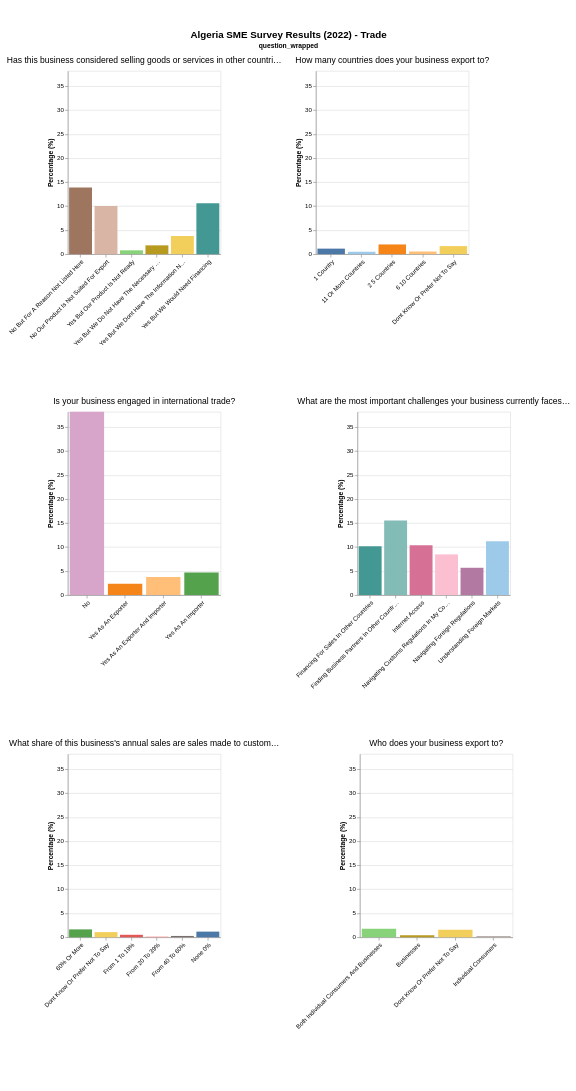

This figure's notebook cell:
### Markdown cell above
## Trade

### Code cell
chart = create_category_chart('Trade', combined_df)
display(chart)

### Figure 1 — Vega-Lite specification as saved in the notebook (floating-point values rounded to 4 significant figures)
{"config": {"view": {"continuousWidth": 300, "continuousHeight": 300}, "padding": {"left": 10, "right": 10, "top": 50, "bottom": 100}}, "data": {"name": "data-a8b777184a9b7d67d51ce9d7b9af3034"}, "facet": {"field": "question_wrapped", "header": {"labelFontSize": 14, "labelLimit": 450, "labelLineHeight": 16, "titleOrient": "top"}, "type": "nominal"}, "spec": {"mark": {"type": "bar"}, "encoding": {"color": {"field": "response", "legend": null, "scale": {"scheme": "tableau20"}, "type": "nominal"}, "tooltip": [{"field": "question", "title": "Question", "type": "nominal"}, {"field": "response", "title": "Response", "type": "nominal"}, {"field": "value", "format": ".1f", "title": "Percentage", "type": "quantitative"}], "x": {"axis": {"labelAlign": "right", "labelAngle": -45, "labelLimit": 200}, "field": "response", "title": null, "type": "nominal"}, "y": {"field": "value", "scale": {"domain": [0, 38.17]}, "title": "Percentage (%)", "type": "quantitative"}}, "height": 300, "width": 250}, "columns": 2, "resolve": {"scale": {"x": "independent", "y": "independent"}}, "spacing": {"row": 80, "column": 20}, "title": {"text": "Algeria SME Survey Results (2022) - Trade", "fontSize": 16, "fontWeight": "bold", "anchor": "middle"}, "$schema": "https://vega.github.io/schema/vega-lite/v6.1.0.json", "datasets": {"data-a8b777184a9b7d67d51ce9d7b9af3034": [{"category": "Trade", "question": "Is your business engaged in international trade?", "response": "No", "value": 38.17, "question_wrapped": "Is your business engaged in international trade?"}, {"category": "Trade", "question": "Is your business engaged in international trade?", "response": "Yes As An Exporter And Importer", "value": 3.79, "question_wrapped": "Is your business engaged in international trade?"}, {"category": "Trade", "question": "Is your business engaged in international trade?", "response": "Yes As An Importer", "value": 4.707, "question_wrapped": "Is your business engaged in international trade?"}, {"category": "Trade", "question": "Is your business engaged in international trade?", "response": "Yes As An Exporter", "value": 2.38, "question_wrapped": "Is your business engaged in international trade?"}, {"category": "Trade", "question": "Has this business considered selling goods or services in other\ncountries?", "response": "Yes But We Dont Have The Information Needed", "value": 3.79, "question_wrapped": "Has this business considered selling goods or services in other countries?"}, {"category": "Trade", "question": "Has this business considered selling goods or services in other\ncountries?", "response": "Yes But We Would Need Financing", "value": 10.63, "question_wrapped": "Has this business considered selling goods or services in other countries?"}, {"category": "Trade", "question": "Has this business considered selling goods or services in other\ncountries?", "response": "Yes But Our Product Is Not Ready", "value": 0.8015, "question_wrapped": "Has this business considered selling goods or services in other countries?"}, {"category": "Trade", "question": "Has this business considered selling goods or services in other\ncountries?", "response": "Yes But We Do Not Have The Necessary Skills", "value": 1.839, "question_wrapped": "Has this business considered selling goods or services in other countries?"}, {"category": "Trade", "question": "Has this business considered selling goods or services in other\ncountries?", "response": "No Our Product Is Not Suited For Export", "value": 10.02, "question_wrapped": "Has this business considered selling goods or services in other countries?"}, {"category": "Trade", "question": "Has this business considered selling goods or services in other\ncountries?", "response": "No But For A Reason Not Listed Here", "value": 13.9, "question_wrapped": "Has this business considered selling goods or services in other countries?"}, {"category": "Trade", "question": "What share of this business's annual sales are sales made to\ncustomers in other countries?", "response": "None 0%", "value": 1.178, "question_wrapped": "What share of this business's annual sales are sales made to customers in other\ncountries?"}, {"category": "Trade", "question": "What share of this business's annual sales are sales made to\ncustomers in other countries?", "response": "From 1 To 19%", "value": 0.5176, "question_wrapped": "What share of this business's annual sales are sales made to customers in other\ncountries?"}, {"category": "Trade", "question": "What share of this business's annual sales are sales made to\ncustomers in other countries?", "response": "From 20 To 39%", "value": 0.1496, "question_wrapped": "What share of this business's annual sales are sales made to customers in other\ncountries?"}, {"category": "Trade", "question": "What share of this business's annual sales are sales made to\ncustomers in other countries?", "response": "From 40 To 60%", "value": 0.2754, "question_wrapped": "What share of this business's annual sales are sales made to customers in other\ncountries?"}, {"category": "Trade", "question": "What share of this business's annual sales are sales made to\ncustomers in other countries?", "response": "60% Or More", "value": 1.643, "question_wrapped": "What share of this business's annual sales are sales made to customers in other\ncountries?"}, {"category": "Trade", "question": "What share of this business's annual sales are sales made to\ncustomers in other countries?", "response": "Dont Know Or Prefer Not To Say", "value": 1.074, "question_wrapped": "What share of this business's annual sales are sales made to customers in other\ncountries?"}, {"category": "Trade", "question": "How many countries does your business export to?", "response": "Dont Know Or Prefer Not To Say", "value": 1.681, "question_wrapped": "How many countries does your business export to?"}, {"category": "Trade", "question": "How many countries does your business export to?", "response": "11 Or More Countries", "value": 0.5042, "question_wrapped": "How many countries does your business export to?"}, {"category": "Trade", "question": "How many countries does your business export to?", "response": "6 10 Countries", "value": 0.5542, "question_wrapped": "How many countries does your business export to?"}, {"category": "Trade", "question": "How many countries does your business export to?", "response": "2 5 Countries", "value": 2.026, "question_wrapped": "How many countries does your business export to?"}, {"category": "Trade", "question": "How many countries does your business export to?", "response": "1 Country", "value": 1.155, "question_wrapped": "How many countries does your business export to?"}, {"category": "Trade", "question": "Who does your business export to?", "response": "Dont Know Or Prefer Not To Say", "value": 1.569, "question_wrapped": "Who does your business export to?"}, {"category": "Trade", "question": "Who does your business export to?", "response": "Both Individual Consumers And Businesses", "value": 1.789, "question_wrapped": "Who does your business export to?"}, {"category": "Trade", "question": "Who does your business export to?", "response": "Businesses", "value": 0.4214, "question_wrapped": "Who does your business export to?"}, {"category": "Trade", "question": "Who does your business export to?", "response": "Individual Consumers", "value": 0.2798, "question_wrapped": "Who does your business export to?"}, {"category": "Trade", "question": "What are the most important challenges your business currently faces\nto selling in other countries? (Please select up to two)", "response": "Understanding Foreign Markets", "value": 11.2, "question_wrapped": "What are the most important challenges your business currently faces to selling\nin other countries? (Please select up to two)"}, {"category": "Trade", "question": "What are the most important challenges your business currently faces\nto selling in other countries? (Please select up to two)", "response": "Navigating Foreign Regulations", "value": 5.692, "question_wrapped": "What are the most important challenges your business currently faces to selling\nin other countries? (Please select up to two)"}, {"category": "Trade", "question": "What are the most important challenges your business currently faces\nto selling in other countries? (Please select up to two)", "response": "Finding Business Partners In Other Countries", "value": 15.53, "question_wrapped": "What are the most important challenges your business currently faces to selling\nin other countries? (Please select up to two)"}, {"category": "Trade", "question": "What are the most important challenges your business currently faces\nto selling in other countries? (Please select up to two)", "response": "Financing For Sales In Other Countries", "value": 10.18, "question_wrapped": "What are the most important challenges your business currently faces to selling\nin other countries? (Please select up to two)"}, {"category": "Trade", "question": "What are the most important challenges your business currently faces\nto selling in other countries? (Please select up to two)", "response": "Internet Access", "value": 10.41, "question_wrapped": "What are the most important challenges your business currently faces to selling\nin other countries? (Please select up to two)"}, {"category": "Trade", "question": "What are the most important challenges your business currently faces\nto selling in other countries? (Please select up to two)", "response": "Navigating Customs Regulations In My Country", "value": 8.479, "question_wrapped": "What are the most important challenges your business currently faces to selling\nin other countries? (Please select up to two)"}]}}
